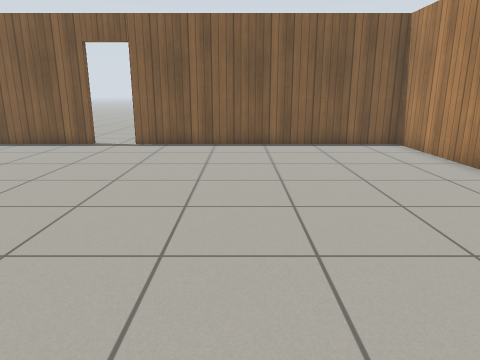
[1] (above)

16 first-person views from a walk through a Gazebo world. The camera is 1 m above the floor, tilts 14° down and sees 70° across. The floor is counted in squares, 0.5 m on a side. Each view is taken from the middle of a square. On the plan, view 1 faces up. The plan holds only what a view shows up to about 18 squares ahead; the rest is blank. Gazebo's built-in surfaces are drawn with simple patterns.

[2]
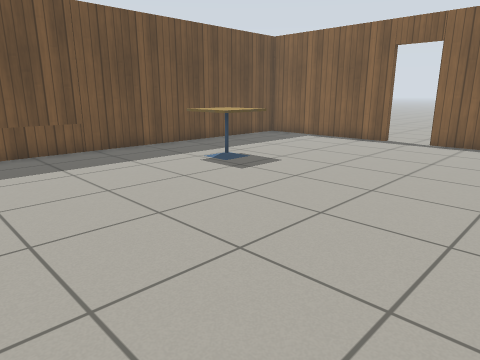

[3]
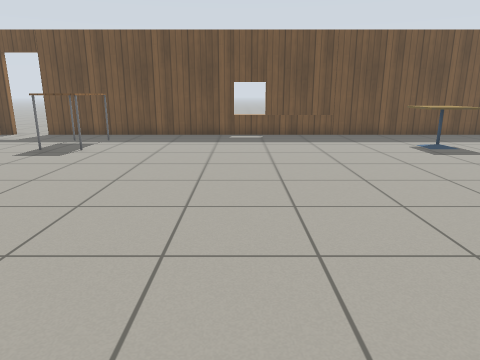

[4]
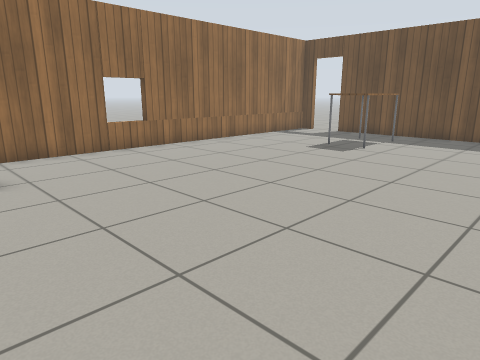

[5]
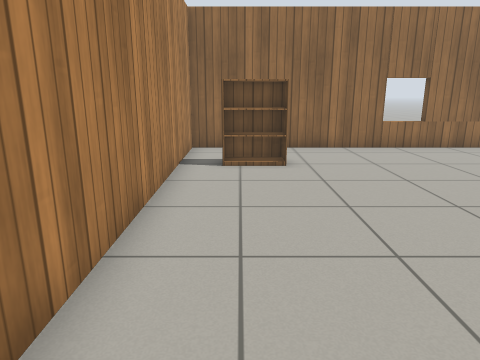

[6]
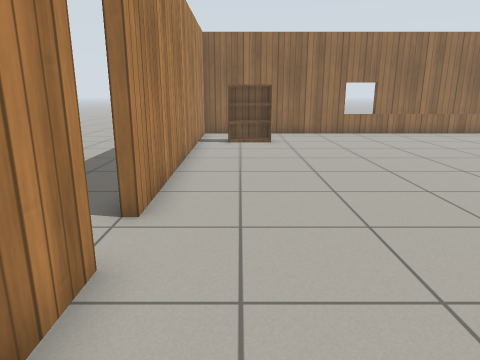

[7]
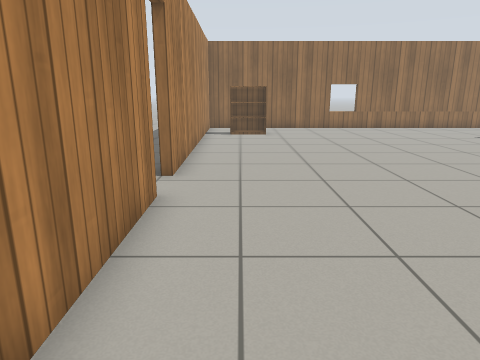

[8]
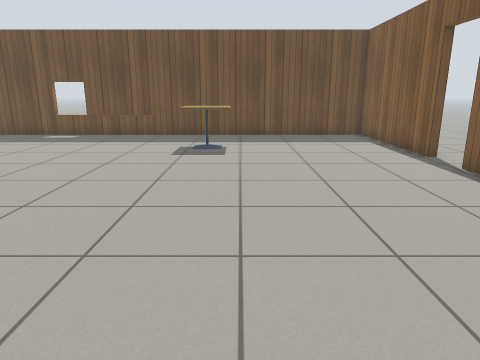

[9]
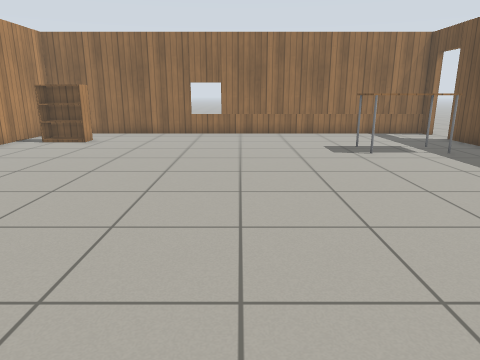

[10]
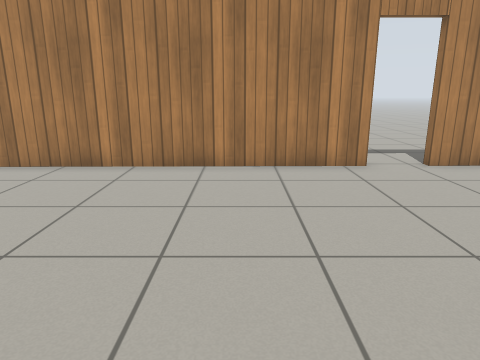

[11]
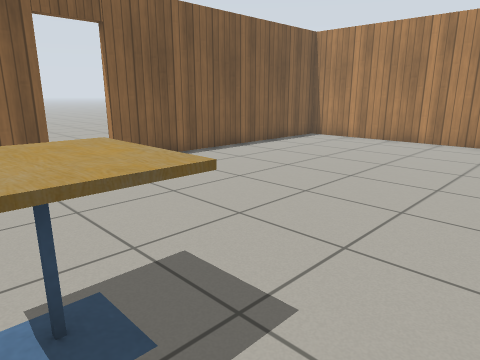

[12]
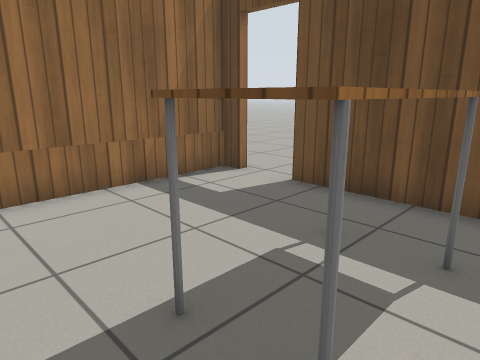

[13]
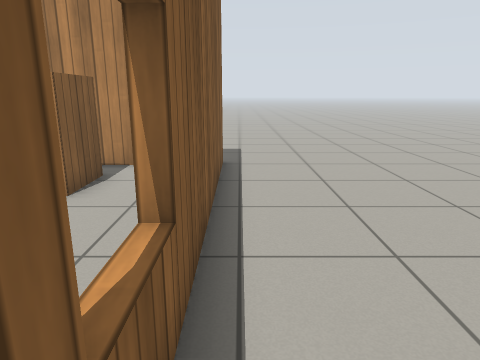

[14]
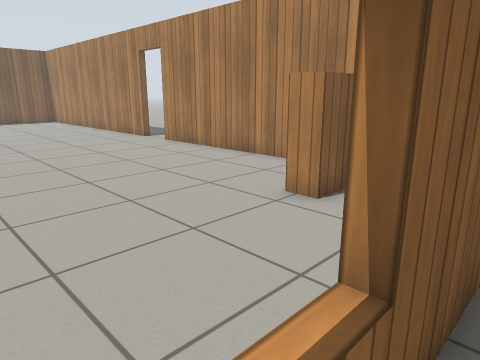

[15]
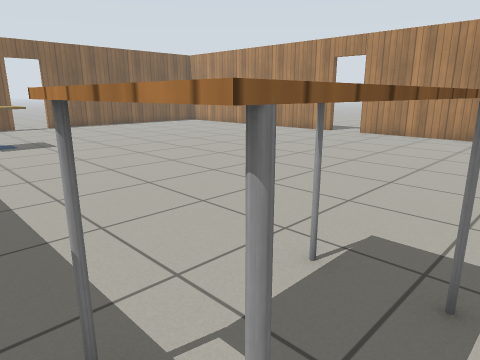

[16]
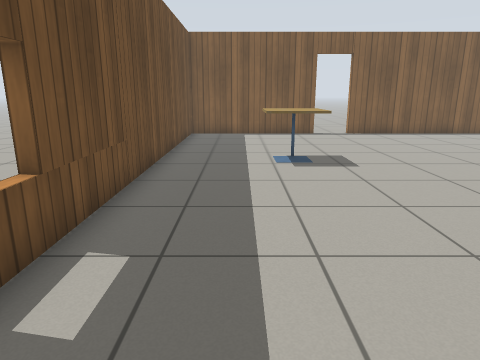

### Floor plan
Points are (right, up) in squares from view 1. A wall is a line through its corners. A room is listed if a view was taken in it or the views show most of it. See-through windows are left out.
Room 1 (views 1, 2, 3, 4, 5, 6, 7, 8, 9, 10, 11, 12, 15, 16)
walls: (6.7, 1.3) (6.5, 14.2) (-4.4, 14.2); (-6, 14.2) (-12.5, 14.2) (-12.5, -10.9); (-12.5, -13.2) (6.8, -13.2) (6.7, -0.4)
ways out: open door at (-13, -11.5) to room 2; open door at (-5.5, 14) to room 2; open door at (7, 0.5) to room 2
objects: table (-10, -8) to (-7, -7); cafe table (-9, 6) to (-7, 8); bookshelf (4, -11) to (5, -10)
Room 2 (views 13, 14)
walls: (7.2, -13.5) (-2.5, -13.5)
ways out: open door at (-13, -11.5) to room 1; open door at (-5.5, 14) to room 1; open door at (7, 0.5) to room 1

Where each view was taken, in squares from view 1:
view 1: 0 up, 0 right, facing up
view 2: 1 down, 0 right, facing up-left
view 3: 1 down, 5 right, facing left
view 4: 1 down, 5 right, facing down-left
view 5: 0 up, 5 right, facing down
view 6: 5 up, 5 right, facing down
view 7: 8 up, 5 right, facing down
view 8: 8 up, 5 right, facing left
view 9: 5 up, 3 left, facing down
view 10: 5 up, 3 left, facing right
view 11: 4 up, 9 left, facing up-right
view 12: 6 down, 6 left, facing down-left
view 13: 14 down, 3 left, facing right
view 14: 14 down, 2 left, facing up-right
view 15: 9 down, 11 left, facing up-right
view 16: 4 down, 10 left, facing up
